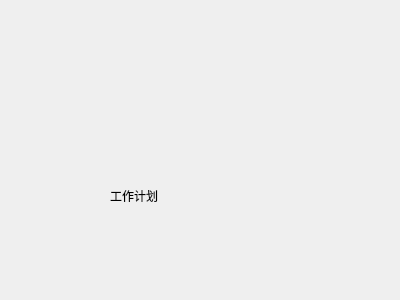
<?xml version="1.0" encoding="UTF-8"?>
<ui version="4.0">
 <class>WidgetGZJH</class>
 <widget class="QWidget" name="WidgetGZJH">
  <property name="geometry">
   <rect>
    <x>0</x>
    <y>0</y>
    <width>400</width>
    <height>300</height>
   </rect>
  </property>
  <property name="windowTitle">
   <string>WidgetGZJH</string>
  </property>
  <widget class="QLabel" name="label">
   <property name="geometry">
    <rect>
     <x>110</x>
     <y>140</y>
     <width>191</width>
     <height>111</height>
    </rect>
   </property>
   <property name="text">
    <string>工作计划</string>
   </property>
  </widget>
 </widget>
 <layoutdefault spacing="6" margin="11"/>
 <resources/>
 <connections/>
</ui>
